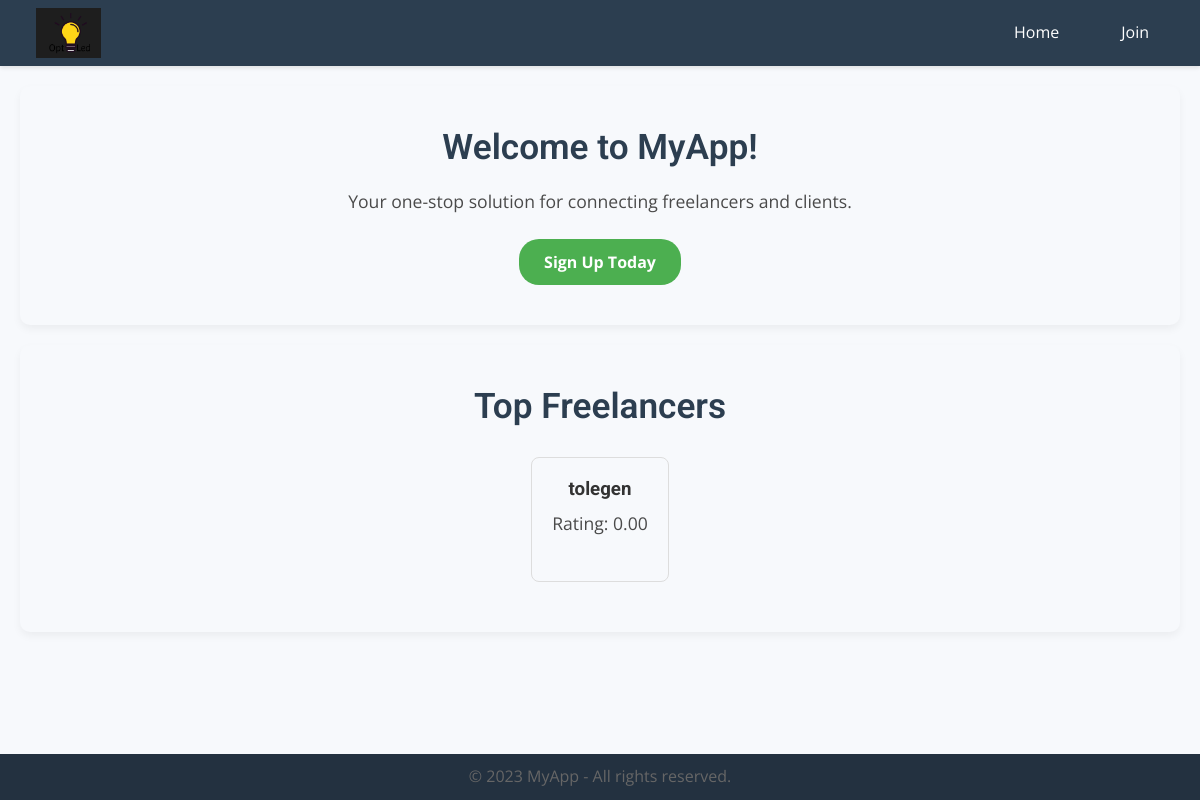
Before: / with the older database file.
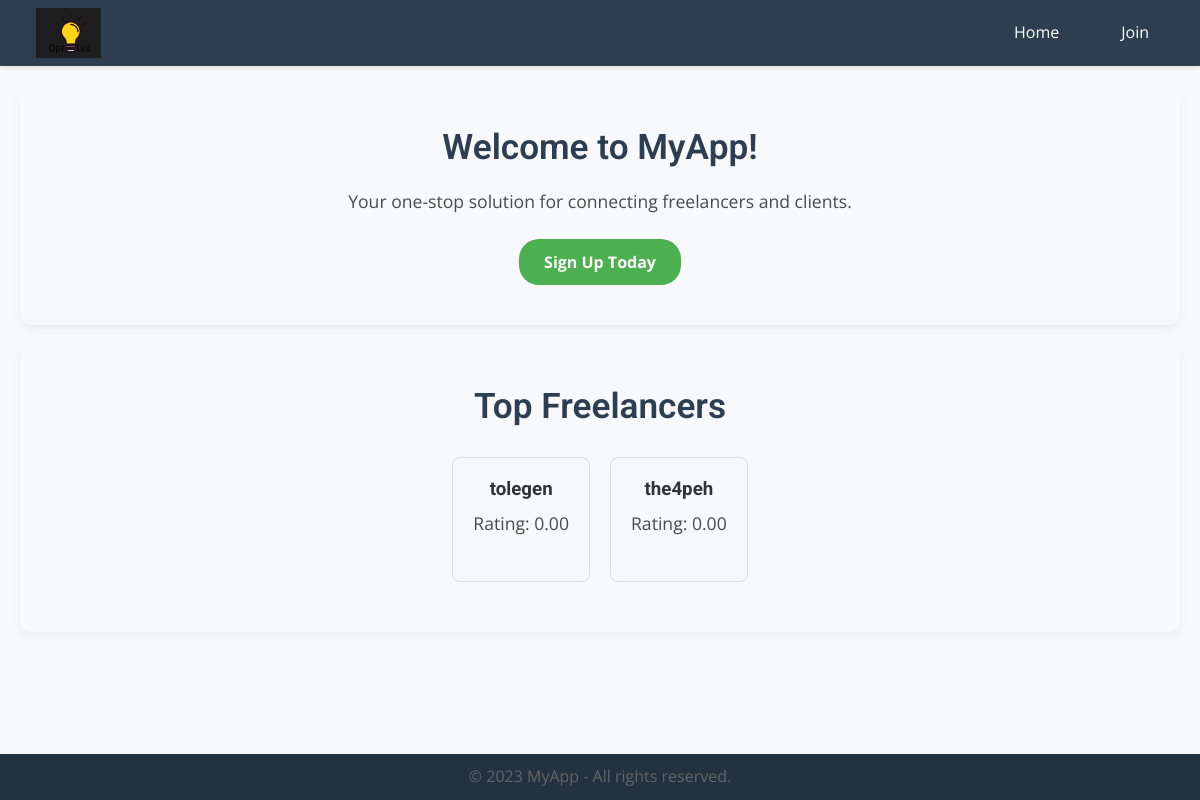
After: the same page with the newer database file.
### accounts/models.py (models this page shows, shortened)
class FreelancerProfile(models.Model):
    user = models.OneToOneField(CustomUser, on_delete=models.CASCADE, related_name='freelancer_profile')
    skills = models.ManyToManyField(Skill, related_name='freelancers', blank=True)
    skill_desc = models.TextField(blank=True)  # New field for skill descriptions
    portfolio = models.URLField(blank=True)
    average_rating = models.DecimalField(max_digits=3, decimal_places=2, default=0)
    reviews = models.TextField(blank=True)
    profile_image = models.ImageField(
        upload_to='profile_images/',
        null=True,
        blank=True,
        default='static/img/images.png'
    )
    video = models.FileField(
        upload_to='profile_videos/',
        null=True,
        blank=True,
        help_text="Upload a video showcasing your work."
    )

class CustomUser(AbstractBaseUser, PermissionsMixin):
    USER_TYPE_CHOICES = (
        ('freelancer', 'Freelancer'),
        ('client', 'Client'),
    )
    user_type = models.CharField(max_length=10, choices=USER_TYPE_CHOICES)
    username = models.CharField(_('username'), max_length=150, unique=True)
    email = models.EmailField(_('email address'), unique=True)
    first_name = models.CharField(_('first name'), max_length=30, blank=True)
    last_name = models.CharField(_('last name'), max_length=30, blank=True)
    is_staff = models.BooleanField(default=False)
    is_active = models.BooleanField(default=True)
    activation_token = models.CharField(max_length=50, blank=True, null=True)
    email_verified = models.BooleanField(default=False)
    objects = CustomUserManager()
    USERNAME_FIELD = 'username'
    REQUIRED_FIELDS = ['email']

### core/views.py (the view, shortened to what this page needs)
# urls.py: path('', IndexView.as_view(), name='home'),
class IndexView(TemplateView):
    template_name = 'core/index.html'
    def get_context_data(self, **kwargs):
        context = super().get_context_data(**kwargs)
        top_freelancers = FreelancerProfile.objects.order_by('-average_rating')[:10]  # top 10 freelancers
        context['top_freelancers'] = top_freelancers
        return context

### core/templates/core/index.html (shortened to what this page needs)
{% extends 'core/base.html' %}
{% load static %}
{% block content %}
    {% if not user.is_authenticated %}
    <div class="hero">
        <h2>Welcome to MyApp!</h2>
        <p>Your one-stop solution for connecting freelancers and clients.</p>
        <a href="{% url 'accounts:signup' %}" class="hero-button">Sign Up Today</a>
    </div>
    {% elif user.user_type == 'client' %}
    <div class="hero">
        <h2>Welcome Client!</h2>
        <p>Meet skilled freelancers ready to work on your projects.</p>
        <a href="{% url 'accounts:freelancer-list' %}" class="hero-button">Hire Freelancers</a>
    </div>
    {% endif %}
    <section class="top-freelancers">
        <h2>Top Freelancers</h2>
        <div class="freelancer-list">
            {% for freelancer in top_freelancers %}
                <div class="freelancer">
                    <h3>{{ freelancer.user.username }}</h3>
                    <p>Rating: {{ freelancer.average_rating }}</p>
                </div>
            {% empty %}
                <p>No freelancers available.</p>
            {% endfor %}
        </div>
    </section>
{% endblock content %}

Changed rows visible on the page:
added FreelancerProfile: user.username "the4peh", average_rating "0.00"
